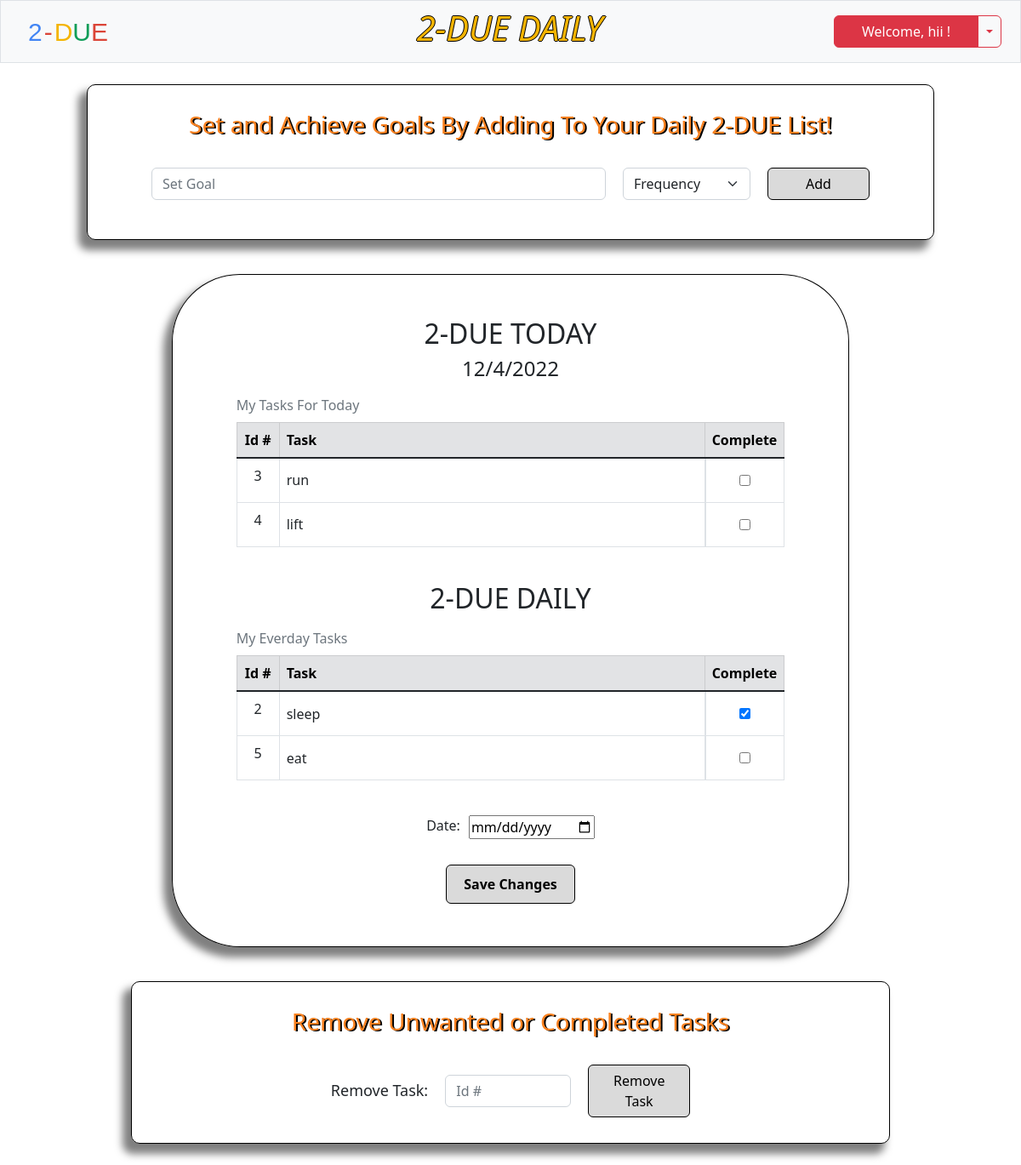
The page /daily (signed in) on the database its author committed.
### tables this page shows
CREATE TABLE users (id INTEGER PRIMARY KEY AUTOINCREMENT NOT NULL, username TEXT NOT NULL, hash TEXT NOT NULL, security_code INTEGER NOT NULL);

CREATE TABLE todo (id INTEGER NOT NULL, task_id INTEGER PRIMARY KEY AUTOINCREMENT NOT NULL, task TEXT NOT NULL, frequency TEXT NOT NULL, completeness TEXT NOT NULL, day INTEGER, month INTEGER, year INTEGER);

### app.py (the view)
@app.route('/daily', methods=['GET', 'POST'])
def daily():
    today = datetime.now()
    day = today.day
    month = today.month
    year = today.year
    if request.method == 'POST':
        if 'save-daily' in request.form:
            if request.form.get('date'):
                today = request.form.get('date').split('-')
                day, month, year = today[2], today[1], today[0]
            rows = db.execute("SELECT * FROM todo WHERE id = (?) AND year = (?) AND month = (?) AND day = (?) AND frequency = (?) OR frequency = (?)", session['user_id'], year, month, day, 'today', 'everyday')
            checked = request.form.getlist('checkbox')
            for row in rows:
                if row['task_id'] not in checked:
                    db.execute("UPDATE todo SET completeness = (?) WHERE task_id = (?)", 'incomplete', row['task_id'])
            for task in checked:
                db.execute("UPDATE todo SET completeness = (?) WHERE task_id = (?)", 'complete', task)
            username = db.execute("SELECT username FROM users WHERE id = ?", session['user_id'])[0]['username']
            daily = db.execute("SELECT * FROM todo WHERE id = (?) AND day = (?) AND month = (?) AND year = (?) AND frequency = (?)", session['user_id'], day, month, year, 'today')
            everyday = db.execute("SELECT * FROM todo WHERE id = (?) AND frequency = (?)", session['user_id'], 'everyday')
            return render_template('daily.html', username=username, daily=daily, everyday=everyday, day=day, month=month, year=year)
        elif 'daily-submit' in request.form:
            username = db.execute("SELECT username FROM users WHERE id = (?)", session['user_id'])[0]['username']
            task = request.form.get('daily')
            frequency = request.form.get('goal-type')
            db.execute("INSERT INTO todo (id, task, frequency, completeness, day, month, year) VALUES (?, ?, ?, ?, ?, ?, ?)", session['user_id'], task, frequency, 'incomplete', day, month, year)
            daily = db.execute("SELECT * FROM todo WHERE id = (?) AND day = (?) AND month = (?) AND year = (?) AND frequency = (?)", session['user_id'], day, month, year, 'today')
            everyday = db.execute("SELECT * FROM todo WHERE id = (?) AND frequency = (?)", session['user_id'], 'everyday')
            return render_template('daily.html', username=username, daily=daily, everyday=everyday, day=day, month=month, year=year)
        elif 'remove-submit' in request.form:
            removed = request.form.get('remove')
            db.execute("DELETE FROM todo WHERE task_id = (?)", removed)
            username = db.execute("SELECT username FROM users WHERE id = ?", session['user_id'])[0]['username']
            daily = db.execute("SELECT * FROM todo WHERE id = (?) AND day = (?) AND month = (?) AND year = (?) AND frequency = (?)", session['user_id'], day, month, year, 'today')
            everyday = db.execute("SELECT * FROM todo WHERE id = (?) AND frequency = (?)", session['user_id'], 'everyday')
            return render_template('daily.html', username=username, daily=daily, everyday=everyday, day=day, month=month, year=year)
    elif request.method == "GET":
        id = session['user_id']
        username = db.execute("SELECT username FROM users WHERE id = ?", id)[0]['username']
        daily = db.execute("SELECT * FROM todo WHERE id = (?) AND day = (?) AND month = (?) AND year = (?) AND frequency = (?)", session['user_id'], day, month, year, 'today')
        everyday = db.execute("SELECT * FROM todo WHERE id = (?) AND frequency = (?)", session['user_id'], 'everyday')
        return render_template('daily.html', username=username, daily=daily, everyday=everyday, day=day, month=month, year=year)

### app.py (called while the page is built)
@app.after_request
def after_request(response):
    response.headers['Cache-Control'] = 'no-cache, no store, must-revalidate'
    response.headers['Expires'] = 0
    response.headers['Pragma'] = 'no-cache'
    return response

### templates/daily.html (shortened to what this page needs)
{% extends 'layout.html' %}
{% block nav %}
    <a class="navbar-brand" href="/daily"><span class="blue">2</span><span class="red dash">-</span><span class="yellow">D</span><span class="green">U</span><span class="red">E</span></a>
    <h2 class="weather-header"><em>2-DUE DAILY</em></h2>
    <div class="login btn-group">
        <button type="button" class="btn btn-danger" id="menu-btn">Welcome, {{ username }} !</button>
        <button type="button" class="btn btn-outline-danger dropdown-toggle dropdown-toggle-split" data-bs-toggle="dropdown" aria-expanded="false">
        </button>
    </div>
{% endblock %}
{% block main %}
    <form action="/daily" class="daily" method="post">
        <div class="daily-header">
            <h3>Set and Achieve Goals By Adding To Your Daily 2-DUE List!</h3>
        </div>
        <div class="mb-3 goals">
            <input autocomplete="off" class="form-control mx-auto w-auto" id="daily" name="daily" placeholder="Set Goal" size="50" required>
            <select class="form-select select" name="goal-type" id="goal-type" required >
                <option value="select" selected disabled>Frequency</option>
            </select>
            <button class="btn btn-primary" id="daily-submit" name="daily-submit" type="submit">Add</button>
        </div>
    </form>
<form action="/daily" class="save-today" method="post">
    <div class="daily-table">
        <h2 style="text-align: center; margin-top: 25px;">2-DUE TODAY </h2>
        <h4 style="text-align: center;">{{ month }}/{{ day }}/{{ year }}</h4>
            <table class="table table-hover table-bordered">
                <caption>My Tasks For Today</caption>
                <thead>
                    <tr class="table-secondary">
                        <th class="text-center task-id">Id #</th>
                        <th class="text-start task-head">Task</th>
                        <th class="text-start">Complete</th>
                    </tr>
                </thead>
                <tbody class="table-group-divider">
                {% if daily %}
                {% for row in daily %}
                <tr>
                    <td class="text-center">{{ row.task_id }}</td>
                    <td class="text-start task">{{ row.task }}</td>
                    {% if row.completeness == 'incomplete' %}
                    <td class="center-td"><input type='checkbox' id='incomplete' value="{{ row.task_id }}" name="checkbox"></td>
                    {% else %}
                    <td class="center-td" id="complete"><input type="checkbox" value="{{ row.task_id }}" name="checkbox" checked></td>
                    {% endif %}
                </tr>
                {% endfor %}
                {% endif %}
                </tbody>
            </table>
    </div>
    <div class="daily-table">
        <h2 style="text-align: center;">2-DUE DAILY</h2>
        <table class="table table-hover table-bordered">
            <caption>My Everday Tasks</caption>
            <thead>
                <tr class="table-secondary">
                    <th class="text-center task-id">Id #</th>
                    <th class="text-start task-head">Task</th>
                    <th class="text-start">Complete</th>
                </tr>
            </thead>
            <tbody class="table-group-divider">
            {% if everyday %}
            {% for row in everyday %}
            <tr>
                <td class="text-center">{{ row.task_id }}</td>
                <td class="text-start task">{{ row.task }}</td>
                {% if row.completeness == 'incomplete' %}
                <td class="center-td"><input type='checkbox' id='incomplete' value="{{ row.task_id }}" name="checkbox"></td>
                {% else %}
                <td class="center-td" id="complete"><input type="checkbox" id="complete" value="{{ row.task_id }}" name="checkbox" checked></td>
                {% endif %}
            </tr>
            {% endfor %}
            {% endif %}
            </tbody>
        </table>
    </div>
    <div class="end">
        <label for="date">Date: </label>
        <input type="date" id="date" name="date">
    </div>
    <button type="submit" class="btn btn-primary" id="save-daily" name="save-daily">Save Changes</button>
</form>
    <form action="/daily" class="daily" method="post">
        <div class="daily-header">
            <h3>Remove Unwanted or Completed Tasks</h3>
        </div>
        <div class="remove">
            <label for="remove">Remove Task: </label>
            <input type="number" class="form-control w-auto" autocomplete='off' placeholder='Id #' name="remove" id="remove" required>
            <button class="btn btn-primary" id='remove-submit' name="remove-submit" type="submit">Remove Task</button>
        </div>
    </form>
{% endblock %}

### static/layout.css (style rules this page uses)
.navbar-brand { margin-left: 20px; }
span { font-size: 30px; font-family: 'Product Sans', sans-serif; }
.blue { color: #4285F4; }
.red { color: #DB4437; }
.dash { padding-left: 2px; padding-right: 2px; }
.yellow { color: #F4B400; }
.green { color: #0F9D58; }
.login { margin-right: 10px; }
.btn-primary { width: 120px; color: black; background-color: #dadada; border: 1px solid black; position: relative; }
.weather-header { color: #F4B400; text-shadow: 1px 0 0 #000, 0 -1px 0 #000, 0 1px 0 #000, -1px 0 0 #000; font-size: 40px; margin-left: 75px; }
#menu-btn { width: 170px; font-size: 16px; }
.daily { border: 1px solid black; border-radius: 10px; padding: 30px 75px; margin: 25px 0px; box-shadow: -8px 10px 10px 2px rgba(0, 0, 0, 0.5); display: flex; flex-direction: column; }
.goals { display: flex; gap: 20px; }
.select { width: 150px; }
.daily-header { text-align: center; color:rgb(250, 129, 31); text-shadow: 2px 1px #000; margin-bottom: 25px; min-width: 740px; }
.center-td { display: flex; justify-content: center; align-items: center; }
.center-td input { height: 35px; }
.task-head { min-width: 500px; max-width: 750px; max-height: 52px; }
.task { vertical-align: middle; overflow-x: auto; }
caption { caption-side: top; }
.daily-table { margin-bottom: 25px; }
#save-daily { min-width: fit-content; padding: 10px 20px; font-weight: bold; margin-bottom: 25px; }
.save-today { display: flex; flex-direction: column; align-items: center; border: 1px solid black; border-radius: 10%; margin: 15px 0px; padding: 25px 75px; min-width: 795px; box-shadow: -8px 10px 10px 2px rgba(0, 0, 0, 0.5); }
.task-id { min-width: 50px; }
.remove { display: flex; align-items: center; justify-content: center; gap: 20px; }
.remove > label { font-size: 18px; }
#remove { width: clamp(8ch, 20%, 25ch) !important; }
.end { display: flex; flex-direction: row; gap: 10px; margin-bottom: 30px; }
#date { height: clamp(100%, 1.5em, 2em); }

### rows shown on the page
users: username "hii"
todo: task_id "3", task "run"
todo: task_id "4", task "lift"
todo: task_id "2", task "sleep"
todo: task_id "5", task "eat"

### other values the page prints
{{ month }} "12"
{{ day }} "4"
{{ year }} "2022"
